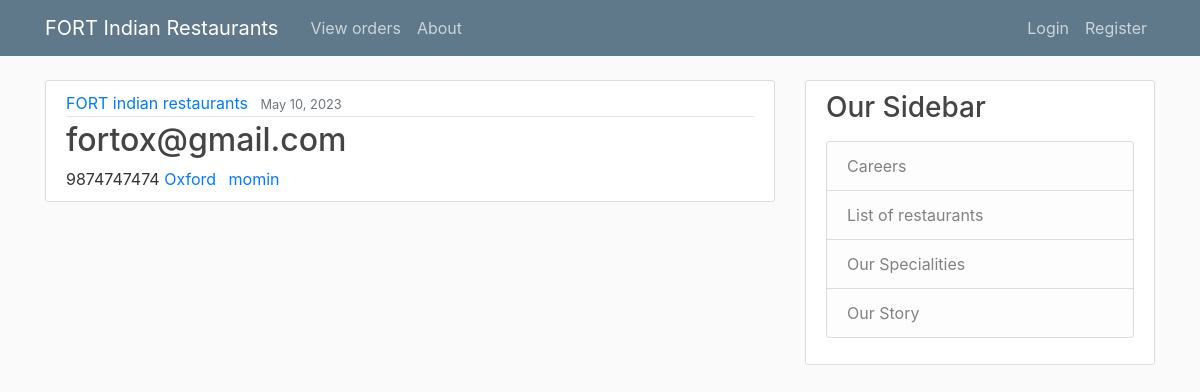
Page /restaurant_list/ on the committed database.
### WaiterReg/models.py (models this page shows)
class Restaurant(models.Model):
    name = models.CharField(max_length=100)
    email = models.EmailField(max_length=200)
    contact = models.CharField(max_length=100)
    address = models.CharField(max_length=100)
    waiter = models.ForeignKey(User, on_delete=models.CASCADE)
    date = models.DateField()

### WaiterReg/views.py (the view)
# urls.py: path('restaurant_list/', user_views.restaurant, name='restaurant'),
def restaurant(request):
    context={
        'restaurants' : Restaurant.objects.all()
    }
    return render(request, "WaiterReg/restaurant_list.html", context)

### WaiterReg/templates/WaiterReg/restaurant_list.html
{% extends "waiter/base.html" %}
{% block content %}
    {% for restaurant in restaurants %}
        <article class="media content-section">
            <div class="media-body">
                <div class="article-metadata">
                <a class="mr-2" href="#">{{ restaurant.name }}</a>
                <small class="text-muted">{{ restaurant.date|date:"F d, Y" }}</small>
                </div>
                <h2><a class="article-title" href="#">{{ restaurant.email}}</a></h2>
                <a class="article-content">{{ restaurant.contact }}</a>
                <a class="mr-2" href="#">{{ restaurant.address }}</a>
                <a class="mr-2" href="#">{{ restaurant.waiter }}</a>
          </div>
        </article>
    {% endfor %}
{% endblock content %}

### waiter/static/waiter/main.css (style rules this page uses)
body { background: #fafafa; color: #333333; margin-top: 5rem; }
h1, h2, h3, h4, h5, h6 { color: #444444; }
.content-section { background: #ffffff; padding: 10px 20px; border: 1px solid #dddddd; border-radius: 3px; margin-bottom: 20px; }
.article-title { color: #444444; }
.article-content { white-space: pre-line; }
.article-metadata { padding-bottom: 1px; margin-bottom: 4px; border-bottom: 1px solid #e3e3e3 }

### rows in the picture
Restaurant: name "FORT indian restaurants", date "May 10, 2023", email "fortox@gmail.com", contact "9874747474", address "Oxford", waiter "momin"
